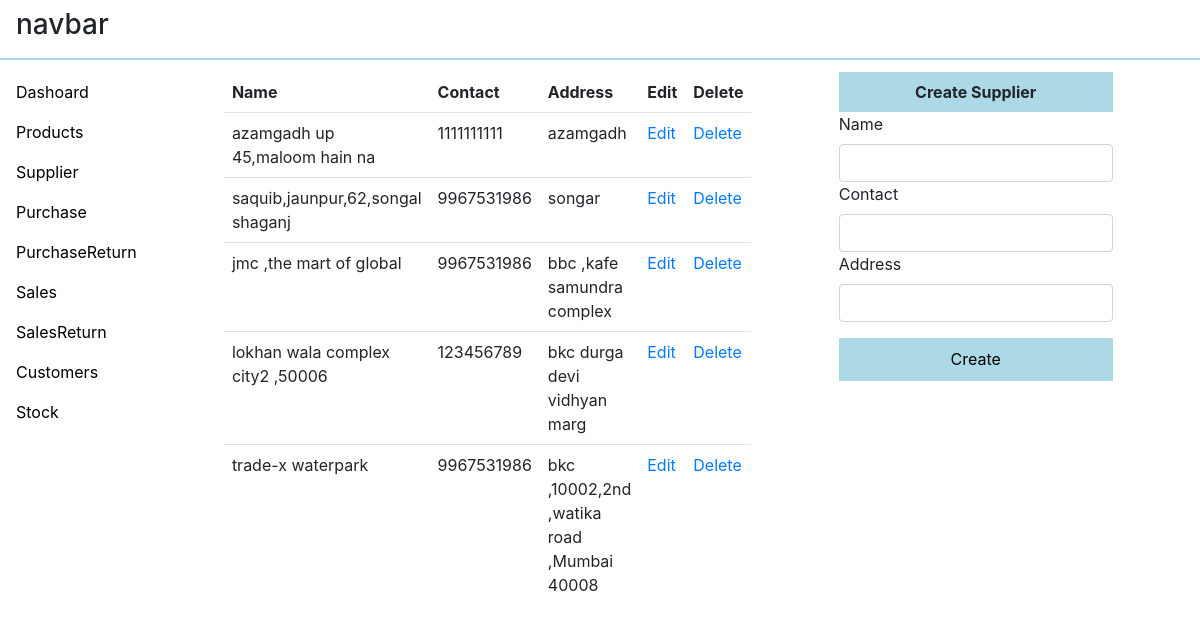
Before: /dashboard/supplier/ with the older database file.
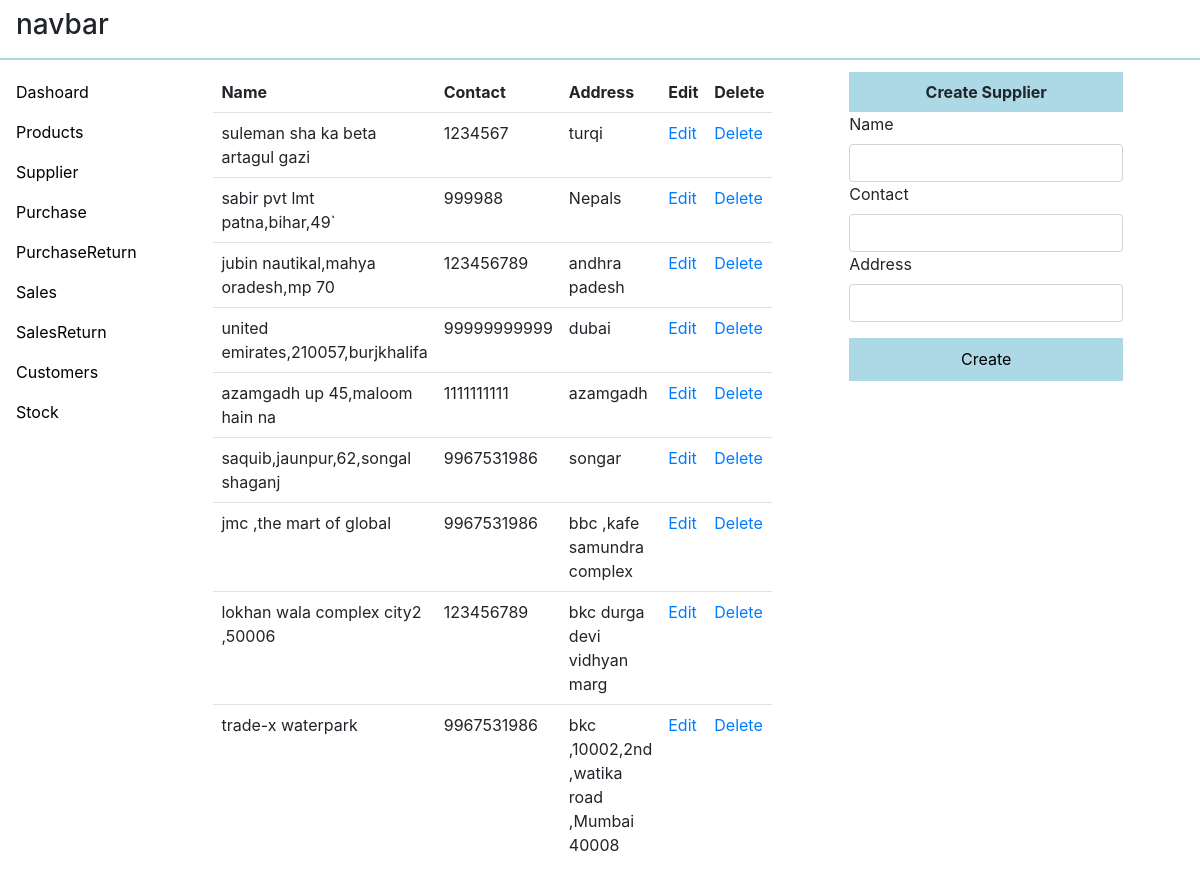
After: the same page with the newer database file.
### dashboard/models.py (models this page shows, shortened)
class Supplier(models.Model):
    name=models.CharField(max_length=64)
    contact=models.IntegerField()
    address=models.TextField(max_length=128)
    class Meta:
        ordering=['-id']

### dashboard/views.py (the view)
# urls.py: path('supplier/',views.createSupplier,name='suppliers'),
def createSupplier(request):
    try:
        if request.method=='POST':
            supplier=request.POST['supplier']
            address=request.POST['address']
            contact=request.POST['contact']
            supplier__obj=Supplier(name=supplier,contact=contact,address=address)
            supplier__obj.save()
    except Exception as error:
        print(error)
    supplier__obj=Supplier.objects.all()
    return render(request,'dashboard/suppliers.html',context={'items':supplier__obj})

### dashboard/templates/dashboard/suppliers.html (shortened to what this page needs)
{% extends 'dashboard/main.html'%}
{% block body%}
<table class="table" id="tb" style="width: 50%;">
    <tbody class="table__body">
        <thead class="table__heading">
            <tr>
                <th>
                    Name
                </th>
                <th>
                    Contact
                </th>
                <th>
                    Address
                </th>
                <th>
                    Edit
                </th>
                <th>
                    Delete
                </th>
        </thead>
        {% for item in items%}
        <tr>
            <td>
                {{item.name}}
                 </td>
                 <td>
                    {{item.contact}}
                     </td>
                     <td>
                         {{item.address}}
                     </td>
                            <td>
                                 <a href="#"  class="update_supplier" data-pk="{{item.pk}}" >
                                    Edit
                                 </a>
                             </td>
                             <td>
                                 <a href="#" class="delete" data-pk={{item.pk}}>Delete</a>
                             </td>
        </tr>
        {% endfor %}
    </tbody>
</table>
<div  class="container__right" id="container__right">
    {% include 'dashboard/modal_for_createSupplier.html'%}
</div>
{% endblock %}

Changed rows visible on the page:
added Supplier: name "suleman sha ka beta artagul gazi", contact "1234567", address "turqi"
added Supplier: name "sabir pvt lmt patna,bihar,49`", contact "999988", address "Nepals"
added Supplier: name "jubin nautikal,mahya oradesh,mp 70", contact "123456789", address "andhra padesh"
added Supplier: name "united emirates,210057,burjkhalifa", contact "99999999999", address "dubai"
